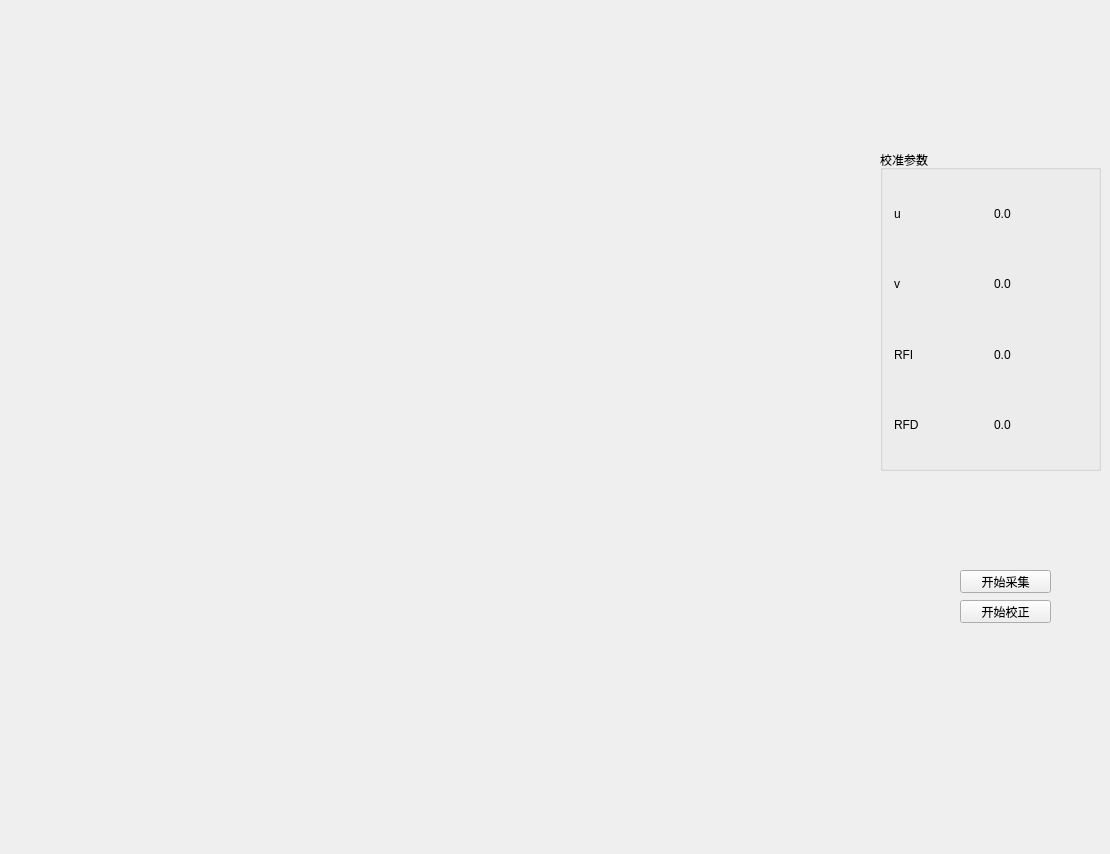
<?xml version="1.0" encoding="UTF-8"?>
<ui version="4.0">
 <class>ImageCorrect</class>
 <widget class="QWidget" name="ImageCorrect">
  <property name="geometry">
   <rect>
    <x>0</x>
    <y>0</y>
    <width>1110</width>
    <height>854</height>
   </rect>
  </property>
  <property name="windowTitle">
   <string>ImageCorrect</string>
  </property>
  <widget class="QLabel" name="label">
   <property name="geometry">
    <rect>
     <x>0</x>
     <y>0</y>
     <width>845</width>
     <height>845</height>
    </rect>
   </property>
   <property name="text">
    <string/>
   </property>
  </widget>
  <widget class="QGroupBox" name="groupBox">
   <property name="geometry">
    <rect>
     <x>880</x>
     <y>150</y>
     <width>221</width>
     <height>321</height>
    </rect>
   </property>
   <property name="title">
    <string>校准参数</string>
   </property>
   <layout class="QVBoxLayout" name="verticalLayout_2">
    <item>
     <layout class="QHBoxLayout" name="horizontalLayout_5">
      <item>
       <widget class="QLabel" name="label_3">
        <property name="text">
         <string>u</string>
        </property>
       </widget>
      </item>
      <item>
       <widget class="QLabel" name="ulabel_2">
        <property name="text">
         <string>0.0</string>
        </property>
       </widget>
      </item>
     </layout>
    </item>
    <item>
     <layout class="QHBoxLayout" name="horizontalLayout_6">
      <item>
       <widget class="QLabel" name="label_8">
        <property name="text">
         <string>v</string>
        </property>
       </widget>
      </item>
      <item>
       <widget class="QLabel" name="vlabel_2">
        <property name="text">
         <string>0.0</string>
        </property>
       </widget>
      </item>
     </layout>
    </item>
    <item>
     <layout class="QHBoxLayout" name="horizontalLayout_7">
      <item>
       <widget class="QLabel" name="label_9">
        <property name="text">
         <string>RFI</string>
        </property>
       </widget>
      </item>
      <item>
       <widget class="QLabel" name="RFIlabel_2">
        <property name="text">
         <string>0.0</string>
        </property>
       </widget>
      </item>
     </layout>
    </item>
    <item>
     <layout class="QHBoxLayout" name="horizontalLayout_8">
      <item>
       <widget class="QLabel" name="label_10">
        <property name="text">
         <string>RFD</string>
        </property>
       </widget>
      </item>
      <item>
       <widget class="QLabel" name="RFDlabel_2">
        <property name="text">
         <string>0.0</string>
        </property>
       </widget>
      </item>
     </layout>
    </item>
   </layout>
  </widget>
  <widget class="QPushButton" name="startBtn">
   <property name="enabled">
    <bool>true</bool>
   </property>
   <property name="geometry">
    <rect>
     <x>960</x>
     <y>600</y>
     <width>91</width>
     <height>23</height>
    </rect>
   </property>
   <property name="text">
    <string>开始校正</string>
   </property>
   <property name="checkable">
    <bool>false</bool>
   </property>
   <property name="checked">
    <bool>false</bool>
   </property>
  </widget>
  <widget class="QPushButton" name="collectBtn">
   <property name="geometry">
    <rect>
     <x>960</x>
     <y>570</y>
     <width>91</width>
     <height>23</height>
    </rect>
   </property>
   <property name="text">
    <string>开始采集</string>
   </property>
  </widget>
 </widget>
 <layoutdefault spacing="6" margin="11"/>
 <resources/>
 <connections/>
</ui>
